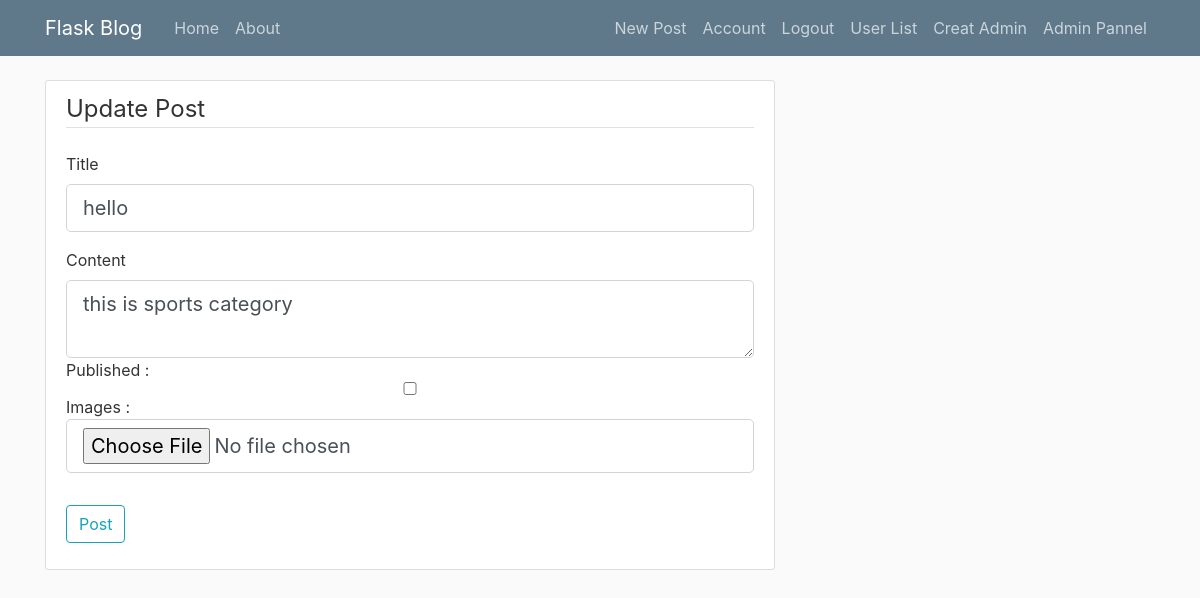
Page /post/1/update (signed in) on the earlier database version.
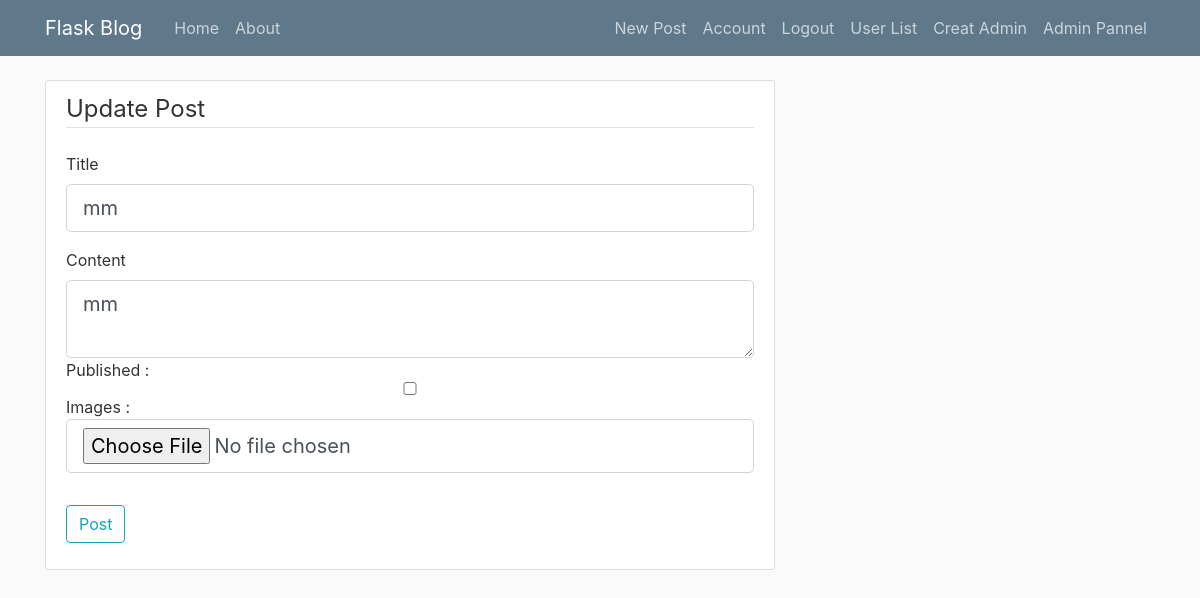
Same page on the later database version.
### flaskblog/models.py (models this page shows, shortened)
class Post(db.Model):
    id = db.Column(db.Integer, primary_key=True)
    title = db.Column(db.String(100), nullable=False)
    date_posted = db.Column(db.DateTime, nullable=False,
                            default=datetime.utcnow)
    content = db.Column(db.Text, nullable=False)
    is_published = db.Column(db.Boolean, default=False)
    user_id = db.Column(db.Integer, db.ForeignKey('user.id'), nullable=False)
    category_id = db.Column(db.Integer, db.ForeignKey(
        'category.id'), nullable=False)
    category = db.relationship('Category',backref='post')
    user = db.relationship('User',backref='post')
    image = db.relationship('Image', backref='post', lazy=True)

### flaskblog/routes.py (the view)
@app.route("/post/<int:post_id>/update", methods=['GET', 'POST'])
@login_required
def update_post(post_id):
    post = Post.query.get_or_404(post_id) #we will get post id , if not return errror
    if post.author != current_user:
        abort(403)
    form = PostForm()
    if form.validate_on_submit():
        post.title = form.title.data
        post.content = form.content.data
        db.session.commit()
        flash('Your post has been updated!', 'success')
        return redirect(url_for('post', post_id=post.id))
    elif request.method == 'GET':
        form.title.data = post.title
        form.content.data = post.content
    return render_template('create_post.html', title='Update Post',
                           form=form, legend='Update Post')

### flaskblog/forms.py
class PostForm(FlaskForm):
    title = StringField('Title',validators=[DataRequired() ])
    content = CKEditorField('Content',validators=[DataRequired()])
    is_published=BooleanField('Publish')
    image = FileField('Image', validators=[ FileAllowed(['jpg', 'jpeg', 'png', 'gif'], 'Images only!')])
    submit = SubmitField('Post')

### flaskblog/models.py (called while the page is built)
@login_manager.user_loader
def load_user(user_id):
    return User.query.get(int(user_id))

### flaskblog/templates/create_post.html (shortened to what this page needs)
{% extends "layout.html" %}
{% block content %}
<div class="content-section">
    <form method="POST" action="" enctype="multipart/form-data">
        <fieldset class="form-group">
            <legend class="border-bottom mb-4">{{ legend }}</legend>
            <div class="form-group">
                {{ form.title.label(class="form-control-label") }}
                {% if form.title.errors %}
                {{ form.title(class="form-control form-control-lg is-invalid") }}
                <div class="invalid-feedback">
                    {% for error in form.title.errors %}
                    <span>{{ error }}</span>
                    {% endfor %}
                </div>
                {% else %}
                {{ form.title(class="form-control form-control-lg") }}
                {% endif %}
            </div>
            <div class="form-group">
                {{ form.content.label(class="form-control-label") }}
                {% if form.content.errors %}
                {{ form.content(class="form-control form-control-lg is-invalid") }}
                <div class="invalid-feedback">
                    {% for error in form.content.errors %}
                    <span>{{ error }}</span>
                    {% endfor %}
                </div>
                {% else %}
                {{ form.content(class="form-control form-control-lg") }}
                {% endif %}
                Published : {{ form.is_published(class="form-control form-control-lg") }}
                Images : {{ form.image(class="form-control form-control-lg") }}
            </div>
        </fieldset>
        <div class="form-group">
            {{ form.submit(class="btn btn-outline-info") }}
        </div>
    </form>
</div>
{% endblock content %}

Differences in the rows shown:
changed Post: title "hello" → "mm"; content "this is sports category" → "mm"
